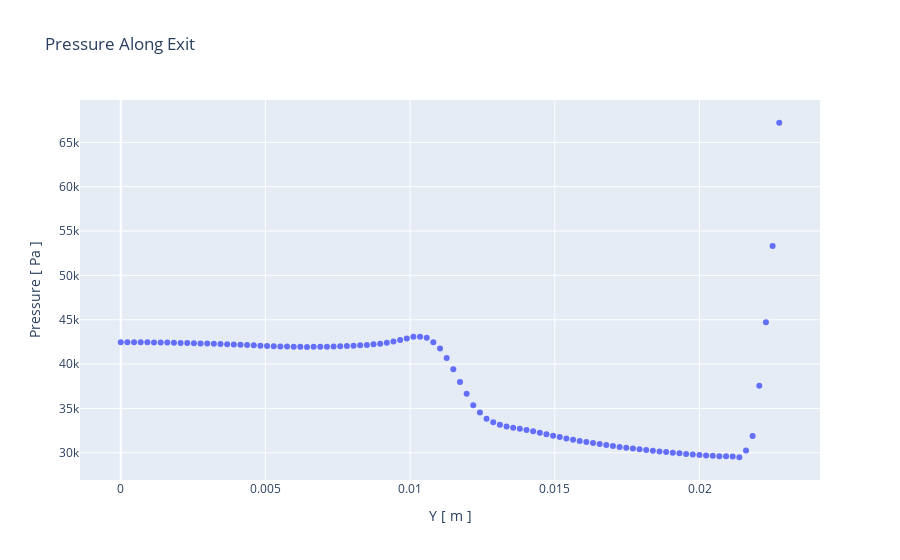

The notebook cell this image was saved under:
### Code cell
# Pressure plot
px.scatter(pre, x='Y [ m ]', y='Pressure [ Pa ]', 
           title="Pressure Along Exit")
